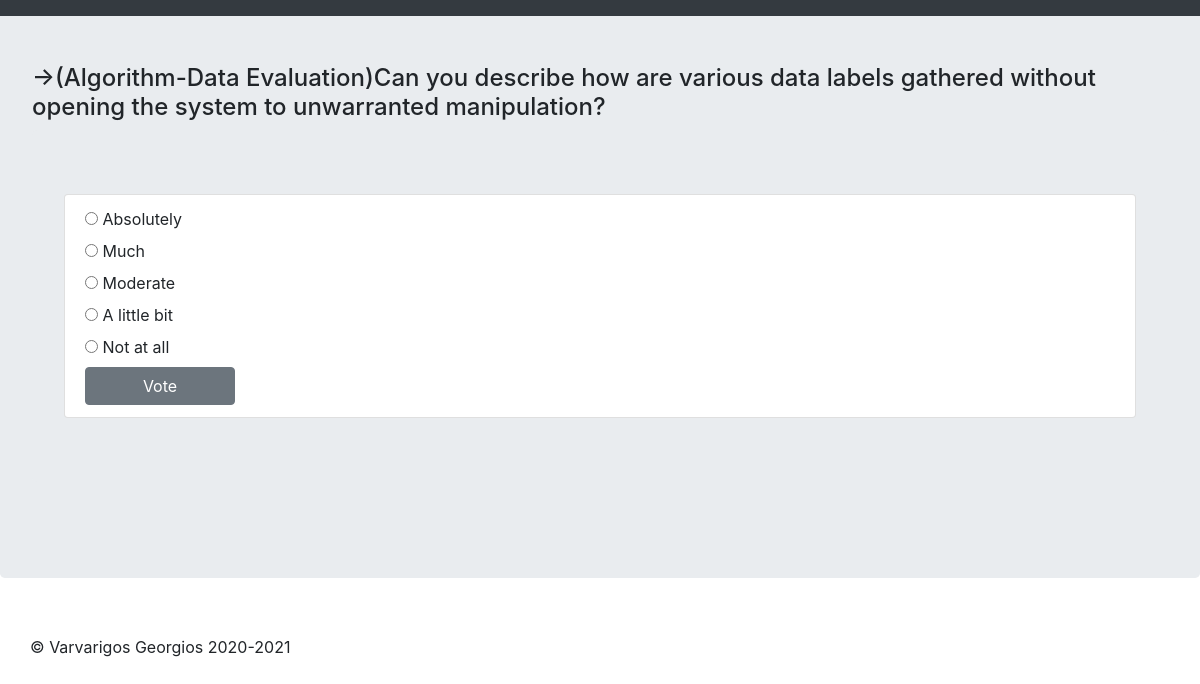
/polls/801/, run on the app's committed database.
### polls/models.py (models this page shows, shortened)
class Question(models.Model):
    question_text = models.CharField(max_length=1000)
    pub_date = models.DateTimeField('date published')
    def was_published_recently(self):
        now = timezone.now()
        return now - datetime.timedelta(days=1) <= self.pub_date <= now
    was_published_recently.admin_order_field = 'pub_date'
    was_published_recently.boolean = True
    was_published_recently.short_description = 'Published recently?'

class Choice(models.Model):
    question = models.ForeignKey(Question, on_delete=models.CASCADE)
    choice_text = models.CharField(max_length=200, )
    votes = models.IntegerField(default=0)
    answer_text = models.CharField(max_length=200, blank=True)
    class Meta:
        db_table = 'polls_choice'

### polls/views.py (the view)
# urls.py: path('<int:pk>/', views.DetailView.as_view(), name='detail'),
class DetailView(generic.DetailView):
    model = Question
    template_name = 'polls/detail2.html'
    def get_queryset(self):
        return Question.objects.filter(pub_date__lte=timezone.now())

### polls/templates/polls/detail2.html (shortened to what this page needs)
<!DOCTYPE html>
<!DOCTYPE html>
<html lang="en">
<head>
    {% load static %}
    <link rel="stylesheet" href="https://stackpath.bootstrapcdn.com/bootstrap/4.5.2/css/bootstrap.min.css">
    <link rel="stylesheet" href="https://maxcdn.bootstrapcdn.com/font-awesome/4.7.0/css/font-awesome.min.css">
</head>
<body>
<nav class="navbar navbar-expand-md navbar-dark fixed-top bg-dark"></nav>
<main role="main">
    <div class="jumbotron">
        <h4 class="panel-title">&rarr;{{ question.question_text }}</h4>
        <div class="jumbotron ">
            <ul class="list-group">
                <li class="list-group-item">
                    <form action="{% url 'polls:vote' question.id %}" method="post">
                        <strong> {% for choice in question.choice_set.all %}</strong>
                        <input type="radio" name="choice" id="choice{{ forloop.counter }}"
                               value="{{ choice.id }}">
                        <label for="choice{{ forloop.counter }}">{{ choice.choice_text }}</label><br>
                        {% endfor %}
                        <input type="submit" style="width: 150px !important;" class="btn btn-secondary" value="Vote">
                    </form>
                </li>
            </ul>
        </div>
    </div>
</main>
<footer class="container" style="padding: 25px 0px 5px!important" >
    <p>© Varvarigos Georgios 2020-2021</p>
</footer>
</body>
</html>

### data on the page
Question: question_text "(Algorithm-Data Evaluation)Can you describe how are various data labels gathered without opening the system to unwarranted manipulation?"
Choice: choice_text "Absolutely"
Choice: choice_text "Much"
Choice: choice_text "Moderate"
Choice: choice_text "A little bit"
Choice: choice_text "Not at all"
